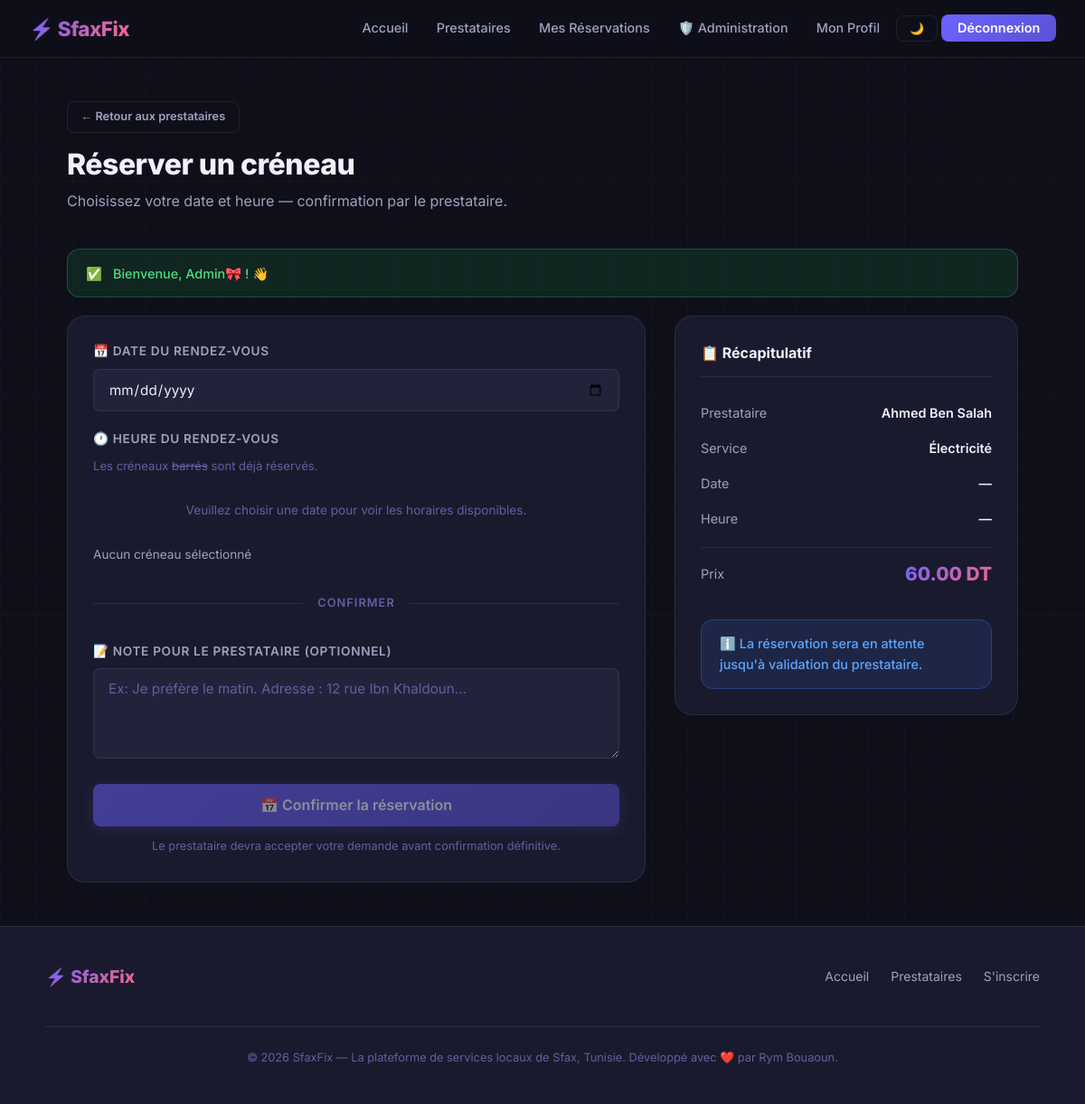
/pages/book.php?provider_id=2 (signed in), run on the app's committed database.
### tables this page shows
CREATE TABLE `prestataires` (
  `id` int(11) NOT NULL,
  `utilisateur_id` int(11) NOT NULL,
  `service_id` int(11) NOT NULL,
  `description` text NOT NULL,
  `prix` decimal(10,2) NOT NULL,
  `created_at` timestamp NOT NULL DEFAULT current_timestamp()
);

CREATE TABLE `utilisateurs` (
  `id` int(11) NOT NULL,
  `nom` varchar(100) NOT NULL,
  `email` varchar(150) NOT NULL,
  `mot_de_passe` varchar(255) NOT NULL,
  `role` enum('user','admin') NOT NULL DEFAULT 'user',
  `photo_profil` varchar(255) DEFAULT NULL,
  `created_at` timestamp NOT NULL DEFAULT current_timestamp()
);

CREATE TABLE `services` (
  `id` int(11) NOT NULL,
  `nom` varchar(100) NOT NULL
);

### pages/book.php (the view, shortened to what this page needs)
<?php
include("../config/db.php");
$provider_id = (int)($_GET['provider_id'] ?? 0);
$stmt = $conn->prepare("
    SELECT
        p.id,
        p.description,
        p.prix,
        u.nom   AS provider_name,
        s.nom   AS service_name
    FROM prestataires p
    JOIN utilisateurs u ON p.utilisateur_id = u.id
    JOIN services     s ON p.service_id     = s.id
    WHERE p.id = ?
    LIMIT 1
");
$stmt->bind_param("i", $provider_id);
$stmt->execute();
$result   = $stmt->get_result();
$provider = $result->fetch_assoc();
$today = date('Y-m-d');
?>
<!DOCTYPE html>
<html lang="fr">
<head>
    <link rel="stylesheet" href="../assets/css/style.css">
</head>
<body>
<?php include("../includes/navbar.php"); ?>
<main>
    <div class="page-wrapper">
        <div class="page-header">
            <a href="providers.php" class="btn btn-outline btn-sm" style="margin-bottom:1rem;">
                ← Retour aux prestataires
            </a>
            <h1 class="page-title">Réserver un créneau</h1>
            <p class="page-subtitle">
                Choisissez votre date et heure — confirmation par le prestataire.
            </p>
        </div>
        <?php include("../includes/flash.php"); ?>
        <div class="booking-layout">
            <div class="card">
                <form method="POST" id="bookingForm" novalidate>
                    <div class="form-group">
                        <label class="form-label" for="date_rdv">📅 Date du rendez-vous</label>
                        <input
                            type="date"
                            id="date_rdv"
                            name="date_rdv"
                            class="form-control"
                            min="<?= $today ?>"
                            value="<?= htmlspecialchars($_POST['date_rdv'] ?? '') ?>"
                            required
                        >
                    </div>
                    <div class="form-group">
                        <label class="form-label">🕐 Heure du rendez-vous</label>
                        <p style="font-size:0.82rem; color:var(--text-muted); margin-bottom:0.75rem;">
                            Les créneaux <del>barrés</del> sont déjà réservés.
                        </p>
                        <div class="time-slots-grid" id="timeSlotsGrid">
                            <div style="font-size:0.85rem; color:var(--text-muted); padding:1rem; text-align:center; grid-column:1/-1;">
                                Veuillez choisir une date pour voir les horaires disponibles.
                            </div>
                        </div>
                        <p id="selectedTimeLabel" style="
                            margin-top: 0.75rem;
                            font-size: 0.85rem;
                            color: var(--text-secondary);
                        ">
                            Aucun créneau sélectionné
                        </p>
                    </div>
                    <div class="section-divider">Confirmer</div>
                    <div class="form-group">
                        <label class="form-label" for="note">📝 Note pour le prestataire (optionnel)</label>
                        <textarea
                            id="note"
                            name="note"
                            class="form-control"
                            placeholder="Ex: Je préfère le matin. Adresse : 12 rue Ibn Khaldoun..."
                            rows="3"
                        ><?= htmlspecialchars($_POST['note'] ?? '') ?></textarea>
                    </div>
                    <button type="submit" class="btn btn-primary btn-lg btn-full" id="submitBtn" disabled>
                        📅 Confirmer la réservation
                    </button>
                    <p style="text-align:center; font-size:0.8rem; color:var(--text-muted); margin-top:0.75rem;">
                        Le prestataire devra accepter votre demande avant confirmation définitive.
                    </p>
                </form>
            </div>
            <aside class="booking-summary-card">
                <h3>📋 Récapitulatif</h3>
                <div class="summary-row">
                    <span class="label">Prestataire</span>
                    <span class="value"><?= htmlspecialchars($provider['provider_name']) ?></span>
                </div>
                <div class="summary-row">
                    <span class="label">Service</span>
                    <span class="value"><?= htmlspecialchars($provider['service_name']) ?></span>
                </div>
                <div class="summary-row">
                    <span class="label">Date</span>
                    <span class="value" id="summaryDate">—</span>
                </div>
                <div class="summary-row">
                    <span class="label">Heure</span>
                    <span class="value" id="summaryTime">—</span>
                </div>
                <div class="summary-row summary-total">
                    <span class="label">Prix</span>
                    <span class="value">
                        <?= htmlspecialchars($provider['prix']) ?> DT
                    </span>
                </div>
                <br>
                <div class="alert alert-info" style="margin:0;">
                    ℹ️ La réservation sera en attente jusqu'à validation du prestataire.
                </div>
            </aside>
        </div>
    </div>
</main>
<?php include("../includes/footer.php"); ?>
</body>
</html>

### pages/book.php (style rules this page uses)
.time-slots-grid { display: grid; grid-template-columns: repeat(auto-fill, minmax(90px, 1fr)); gap: 0.6rem; margin-top: 0.5rem; }

### data on the page
prestataires: utilisateur.nom "Ahmed Ben Salah", service.nom "Électricité", prix "60.00"

### other printed values
$icon "✅"
$flash['message'] "Bienvenue, Admin🎀 ! 👋"
